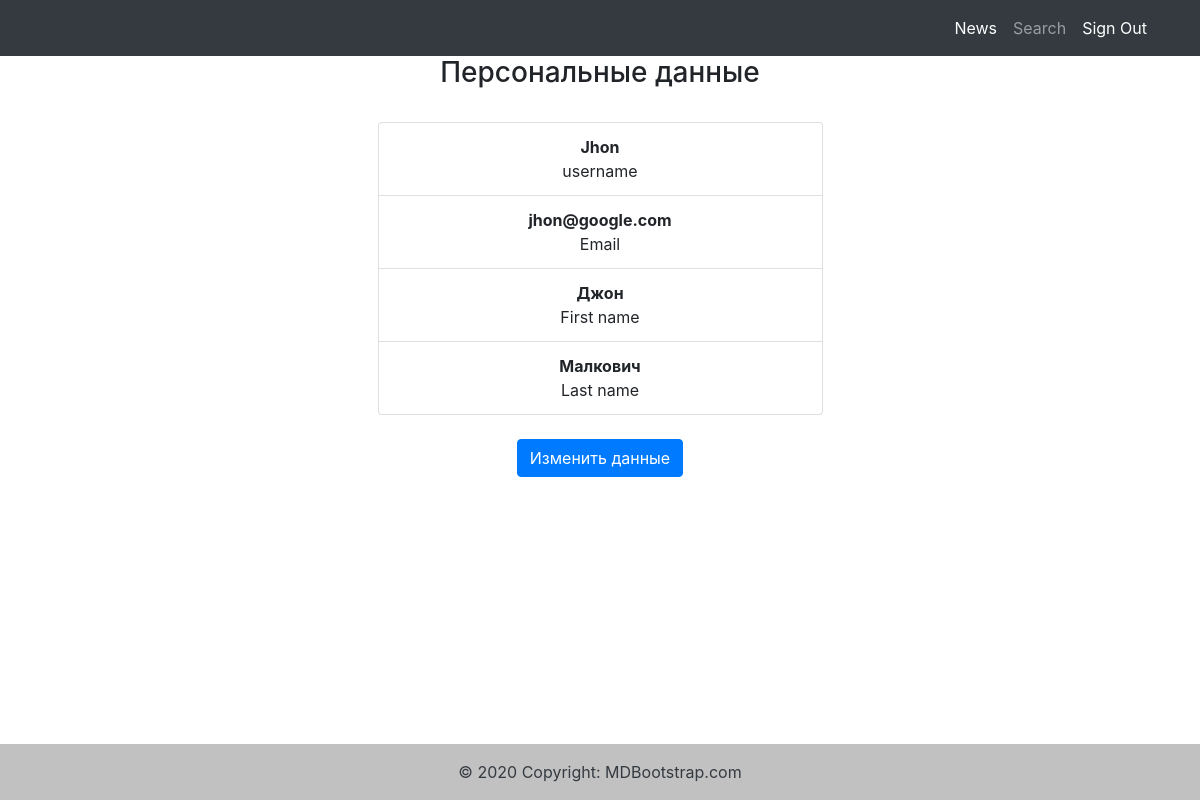
The page /personal/1 (signed in) on the database its author committed.
### accounts/models.py (models this page shows)
class User(AbstractUser):
    category = models.ForeignKey('news.Category', on_delete=models.CASCADE,
                                 related_name='subscribers', null=True)

### accounts/views.py (the view)
# urls.py: path('<int:pk>', UserView.as_view(), name='user_view'),
class UserView(LoginRequiredMixin, TemplateView):
    model = User
    template_name = r'accounts/user_info.html'
    def get_context_data(self, **kwargs):
        context = super().get_context_data(**kwargs)
        context['is_not_author'] = not self.request.user.groups.filter(name='author').exists()
        return context

### accounts/templates/accounts/user_info.html (shortened to what this page needs)
{% extends 'accounts/default.html' %}
{% block content %}
<h3> Персональные данные </h3>
<br>
<ul class="list-group">
    <li class="list-group-item d-flex justify-content-md-center">
        <div class="ms-2 me-auto">
          <div class="font-weight-bold">{{ user.username }}</div>
          username
        </div>
    </li>
  <li class="list-group-item d-flex justify-content-md-center">
    <div class="ms-2 me-auto">
      <div class="font-weight-bold">{{ user.email }}</div>
      Email
    </div>
  </li>
  <li class="list-group-item d-flex justify-content-md-center">
    <div class="ms-2 me-auto">
        {% if user.first_name %}
      <div class="font-weight-bold">{{ user.first_name }}</div>
        {% else %}
        <div class="font-weight-bold"> ---- </div>
        {% endif %}
      First name
    </div>
  </li>
    <li class="list-group-item d-flex justify-content-md-center">
    <div class="ms-2 me-auto">
        {% if user.last_name %}
      <div class="font-weight-bold">{{ user.last_name }}</div>
        {% else %}
        <div class="font-weight-bold"> ---- </div>
        {% endif %}
      Last name
    </div>
    </li>
</ul>
<br>
<a href="{% url 'personal:update_user' user.id %}" class="btn btn-primary">Изменить данные</a>
{% endblock %}

### accounts/templates/accounts/default.html (shortened to what this page needs)
{% load static %}
<!DOCTYPE html>
<html lang="en">
<head>
  <link rel="stylesheet" href="https://cdn.jsdelivr.net/npm/bootstrap@4.5.3/dist/css/bootstrap.min.css"
>
</head>
<body>
  <nav class="navbar navbar-expand-lg navbar-dark bg-dark static-top">
    <div class="container">
      <div class="collapse navbar-collapse" id="navbarResponsive">
        <ul class="navbar-nav ml-auto">
          <li class="nav-item active">
            <a class="nav-link" href="/news">News
            </a>
          </li>
          <li class="nav-item">
            <a class="nav-link" href="/news/search">Search</a>
          </li>
          {% if user.is_authenticated %}
          <li class="nav-item active">
            <a class="nav-link" href="{% url 'account_logout' %}">Sign Out</a>
          </li>
          {% else %}
          <li class="nav-item active">
            <a class="nav-link" href="{% url 'account_login' %}">Sign In</a>
          </li>
          {% endif %}
        </ul>
      </div>
    </div>
  </nav>
  <div class="container">
    <div class="row justify-content-md-center">
      <div class="col-5 text-center">
       {% block content %}
       {% endblock content %}
      </div>
    </div>
  </div>
  <footer class="footer fixed-bottom" style="background-color: #f1f1f1;">
  <div class="text-center text-dark p-3" style="background-color: rgba(0, 0, 0, 0.2);">
    © 2020 Copyright:
    <a class="text-dark" href="https://mdbootstrap.com/">MDBootstrap.com</a>
  </div>
</footer>
</body>
</html>

### rows shown on the page
User: username "Jhon", email "jhon@google.com", first_name "Джон", last_name "Малкович"
